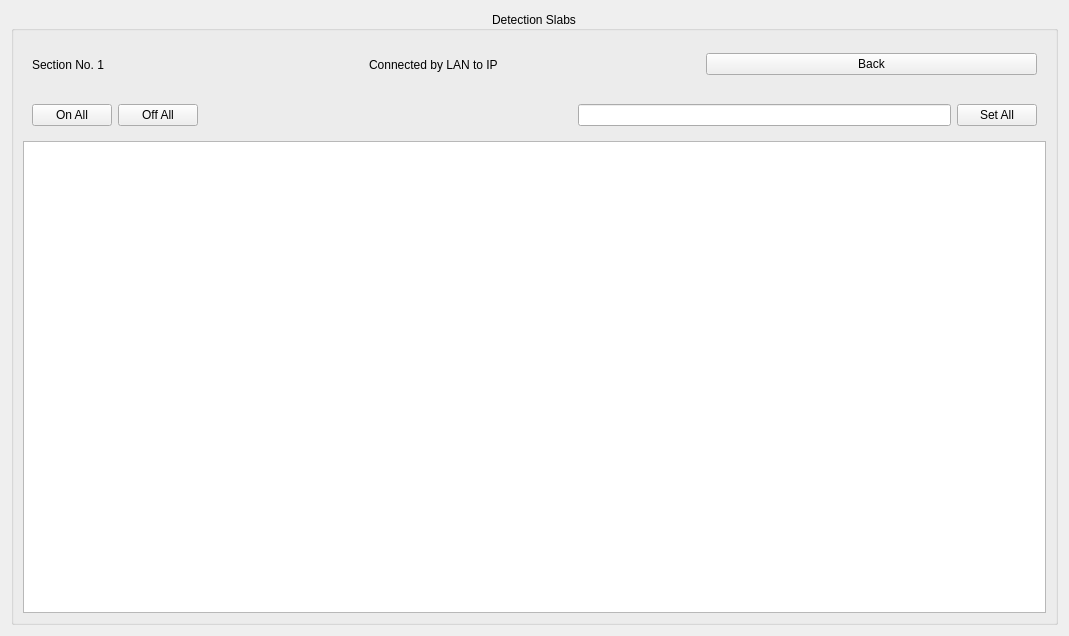
<?xml version="1.0" encoding="UTF-8"?>
<ui version="4.0">
 <class>ManySlabsAtOnce</class>
 <widget class="QWidget" name="ManySlabsAtOnce">
  <property name="geometry">
   <rect>
    <x>0</x>
    <y>0</y>
    <width>1069</width>
    <height>636</height>
   </rect>
  </property>
  <property name="windowTitle">
   <string>Form</string>
  </property>
  <layout class="QVBoxLayout" name="verticalLayout">
   <item>
    <widget class="QGroupBox" name="groupBoxDetectionSlabs">
     <property name="sizePolicy">
      <sizepolicy hsizetype="Expanding" vsizetype="Expanding">
       <horstretch>1</horstretch>
       <verstretch>1</verstretch>
      </sizepolicy>
     </property>
     <property name="maximumSize">
      <size>
       <width>16777215</width>
       <height>16777215</height>
      </size>
     </property>
     <property name="title">
      <string>Detection Slabs</string>
     </property>
     <property name="alignment">
      <set>Qt::AlignCenter</set>
     </property>
     <layout class="QVBoxLayout" name="verticalLayout_2">
      <property name="sizeConstraint">
       <enum>QLayout::SetNoConstraint</enum>
      </property>
      <item>
       <widget class="QWidget" name="widgetSlabsChoice" native="true">
        <property name="minimumSize">
         <size>
          <width>980</width>
          <height>49</height>
         </size>
        </property>
        <layout class="QHBoxLayout" name="horizontalLayoutSlabsChoice">
         <property name="sizeConstraint">
          <enum>QLayout::SetNoConstraint</enum>
         </property>
         <item>
          <widget class="QLabel" name="labelSection">
           <property name="text">
            <string>Section No. 1</string>
           </property>
          </widget>
         </item>
         <item>
          <widget class="QLabel" name="labelIp">
           <property name="text">
            <string>Connected by LAN to IP</string>
           </property>
          </widget>
         </item>
         <item>
          <widget class="QPushButton" name="pushButtonBackSlabsChoice">
           <property name="text">
            <string>Back</string>
           </property>
          </widget>
         </item>
        </layout>
       </widget>
      </item>
      <item>
       <widget class="QWidget" name="widget" native="true">
        <layout class="QHBoxLayout" name="horizontalLayout">
         <item>
          <widget class="QPushButton" name="pushButtonOnAll">
           <property name="text">
            <string>On All</string>
           </property>
          </widget>
         </item>
         <item>
          <widget class="QPushButton" name="pushButtonOffAll">
           <property name="text">
            <string>Off All</string>
           </property>
          </widget>
         </item>
         <item>
          <spacer name="horizontalSpacer">
           <property name="orientation">
            <enum>Qt::Horizontal</enum>
           </property>
           <property name="sizeHint" stdset="0">
            <size>
             <width>40</width>
             <height>20</height>
            </size>
           </property>
          </spacer>
         </item>
         <item>
          <widget class="QLineEdit" name="lineEditSetAll"/>
         </item>
         <item>
          <widget class="QPushButton" name="pushButtonSetAll">
           <property name="text">
            <string>Set All</string>
           </property>
          </widget>
         </item>
        </layout>
       </widget>
      </item>
      <item>
       <widget class="QTableView" name="slabsTableView">
        <property name="sizePolicy">
         <sizepolicy hsizetype="Expanding" vsizetype="Expanding">
          <horstretch>1</horstretch>
          <verstretch>1</verstretch>
         </sizepolicy>
        </property>
        <property name="minimumSize">
         <size>
          <width>980</width>
          <height>70</height>
         </size>
        </property>
        <property name="maximumSize">
         <size>
          <width>100000</width>
          <height>100000</height>
         </size>
        </property>
        <property name="sizeAdjustPolicy">
         <enum>QAbstractScrollArea::AdjustToContents</enum>
        </property>
        <property name="selectionMode">
         <enum>QAbstractItemView::NoSelection</enum>
        </property>
        <property name="showGrid">
         <bool>false</bool>
        </property>
        <attribute name="horizontalHeaderStretchLastSection">
         <bool>true</bool>
        </attribute>
        <attribute name="verticalHeaderStretchLastSection">
         <bool>true</bool>
        </attribute>
       </widget>
      </item>
     </layout>
    </widget>
   </item>
  </layout>
 </widget>
 <resources/>
 <connections/>
</ui>
